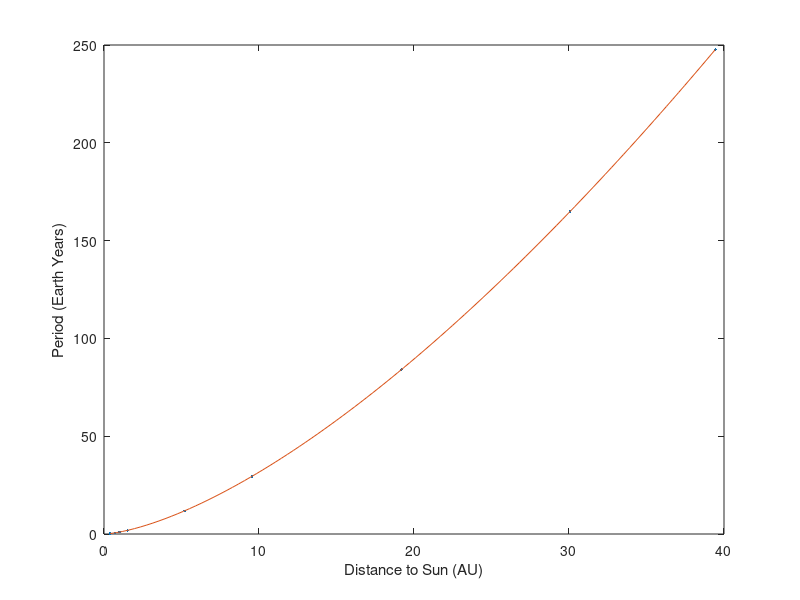

Reproduce this figure in MATLAB.
close all
d = [0.39, 0.72, 1, 1.52, 5.20, 9.54, 19.18, 30.06, 39.44];
T = [0.24, 0.62, 1, 1.88, 11.86, 29.46, 84.01, 164.8, 247.7];
plot(d, T, '.')  % or '+', or '*'
hold on
d2 = linspace(min(d), max(d));
T2 = d2.^(1.5);
plot(d2, T2)
hold off;
xlabel('Distance to Sun (AU)')
ylabel('Period (Earth Years)')
